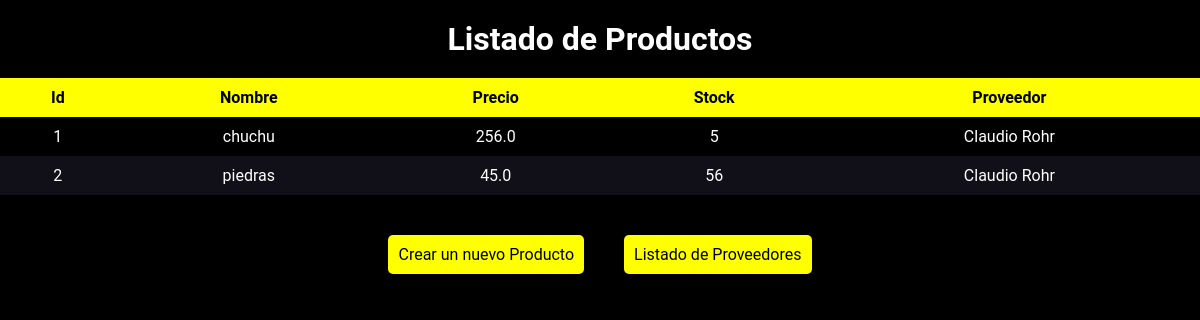
Before: / with the older database file.
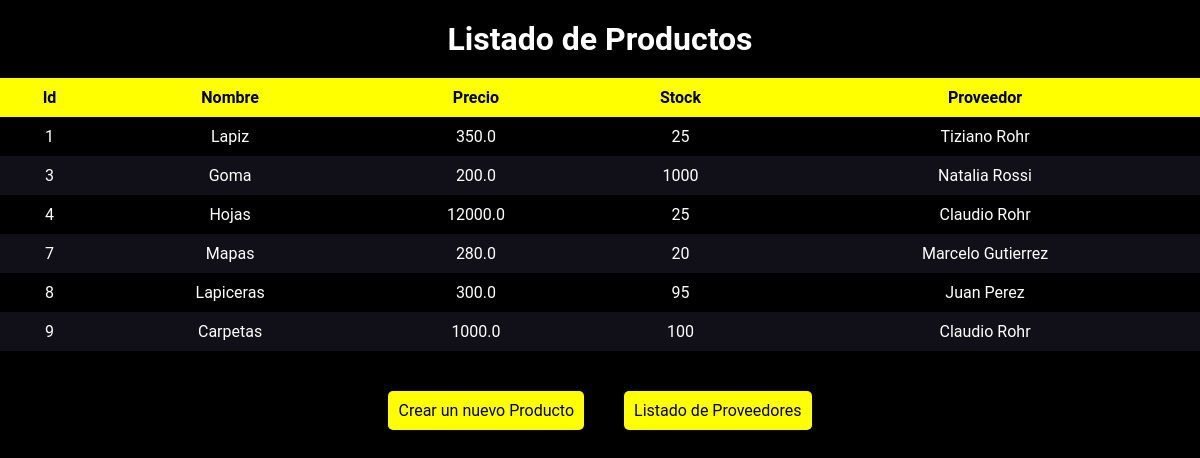
After: the same page with the newer database file.
### compra/models.py (models this page shows, shortened)
class Producto(models.Model):
    nombre = models.CharField(max_length=100)
    precio = models.FloatField()
    stock_actual = models.IntegerField()
    proveedor = models.ForeignKey(Proveedor, on_delete=models.CASCADE)

class Proveedor(models.Model):
    nombre = models.CharField(max_length=100)
    apellido = models.CharField(max_length=100)
    dni = models.IntegerField()
    def __str__(self):
        return f"{self.nombre} {self.apellido}"

### compra/views.py (the view)
# urls.py: path('', views.mostrar_productos, name='mostrar_productos'),
def mostrar_productos(request):
    productos = Producto.objects.all()
    return render(request, 'listar_productos.html', {'productos': productos})

### compra/templates/listar_productos.html (shortened to what this page needs)
{% load static %}
<!DOCTYPE html>
<html lang="en">
  <head>
    <link
      rel="stylesheet"
      type="text/css"
      href="{% static 'css/listar_productos.css' %}"
    />
  </head>
  <body>
    <h1>Listado de Productos</h1>
    <table>
      <thead>
        <tr>
          <th>Id</th>
          <th>Nombre</th>
          <th>Precio</th>
          <th>Stock</th>
          <th>Proveedor</th>
        </tr>
      </thead>
      <tbody>
        {% for producto in productos %}
        <tr>
          <td>{{ producto.id }}</td>
          <td>{{ producto.nombre }}</td>
          <td>{{ producto.precio }}</td>
          <td>{{ producto.stock_actual}}</td>
          <td>{{ producto.proveedor }}</td>
        </tr>
        {% endfor %}
      </tbody>
    </table>
    <div id="menu">
      <a href="{% url 'crear_producto' %}">Crear un nuevo Producto</a>
      <a href="{% url 'mostrar_proveedores' %}">Listado de Proveedores</a>
    </div>
  </body>
</html>

### StockControl/static/css/listar_productos.css (style rules this page uses)
* { margin: 0; padding: 0; box-sizing: border-box; }
body { font-family: "Roboto", sans-serif; background-color: black; color: white; }
h1 { text-align: center; margin: 20px 0; color: white; }
table { width: 100%; border-collapse: collapse; margin: 20px 0; }
td { padding: 10px; text-align: center; }
th { padding: 10px; text-align: center; background-color: yellow; color: black; }
tr:nth-child(even) { background-color: #181722b5; }
a { text-decoration: none; color: black; margin: 20px; background-color: yellow; padding: 10px; border-radius: 5px; }
#menu { display: flex; justify-content: center; margin: 20px; flex-wrap: wrap; }

Changed rows visible on the page:
removed Producto: id "2", nombre "piedras", precio "45.0", stock_actual "56", proveedor "Claudio Rohr"
changed Producto id 1: nombre "chuchu" → "Lapiz"; precio "256.0" → "350.0"; stock_actual "5" → "25"; proveedor "Claudio Rohr" → "Tiziano Rohr"
added Producto: id "3", nombre "Goma", precio "200.0", stock_actual "1000", proveedor "Natalia Rossi"
added Producto: id "4", nombre "Hojas", precio "12000.0", stock_actual "25", proveedor "Claudio Rohr"
added Producto: id "7", nombre "Mapas", precio "280.0", stock_actual "20", proveedor "Marcelo Gutierrez"
added Producto: id "8", nombre "Lapiceras", precio "300.0", stock_actual "95", proveedor "Juan Perez"
added Producto: id "9", nombre "Carpetas", precio "1000.0", stock_actual "100", proveedor "Claudio Rohr"
